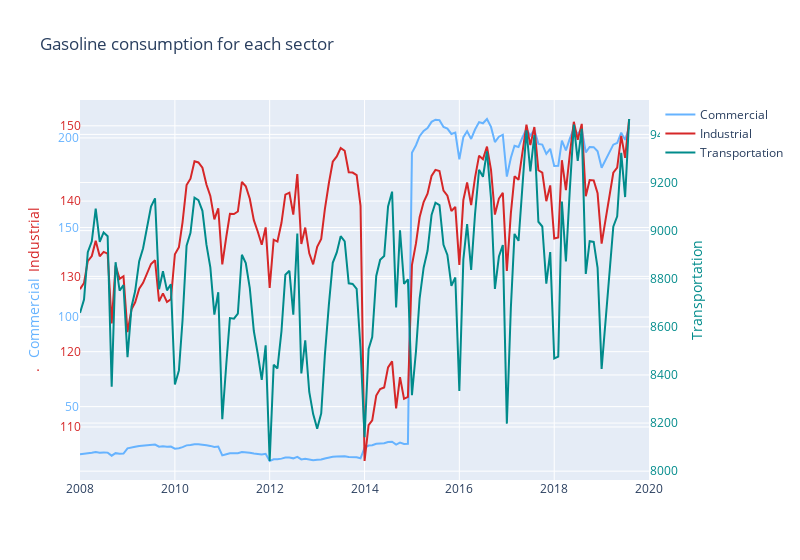

The notebook cell this image was saved under:
### Markdown cell above
## Gasoline consumption for each sector

### Code cell
fig = go.Figure()

fig.add_trace(go.Scatter(
    x=df.Date,
    y=df['Motor Gasoline Consumed by the Commercial Sector(T/ B per Day)'],
    name="Commercial",
    line_color='#66b3ff',
))


fig.add_trace(go.Scatter(
    x=df.Date,
    y=df['Motor Gasoline Consumed by the Industrial Sector(T/ B per Day)'],
    name="Industrial",
    line_color='#d62728',
    yaxis="y2"
))

fig.add_trace(go.Scatter(
    x=df.Date,
    y=df['Motor Gasoline Consumed by the Transportation Sector(T/ B per Day)'],
    name="Transportation",
    line_color='#008B8B',
    yaxis="y3"
))


# Create axis objects
fig.update_layout(
    xaxis=dict(
        domain=[0.9, 0.9]
    ),
    yaxis=dict(
        title="Commercial             .",
        titlefont=dict(
            color='#66b3ff'
        ),
        tickfont=dict(
            color='#66b3ff'
        )
    ),
    yaxis2=dict(
        title=".                        Industrial",
        titlefont=dict(
            color='#d62728'
        ),
        tickfont=dict(
            color='#d62728'
        ),
        anchor="free",
        overlaying="y",
        side="left",
        position=0.00099
    ),
    yaxis3=dict(
        title="Transportation",
        titlefont=dict(
            color='#008B8B'
        ),
        tickfont=dict(
            color='#008B8B'
        ),
        anchor="x",
        overlaying="y",
        side="right"
    )
)

# Update layout properties
fig.update_layout(xaxis_range=['2008-01-01','2020-01-01'],
    title_text="Gasoline consumption for each sector",
    width=800,
)

fig.show()

### Figure 1 — Plotly figure (JSON) as saved in the notebook; plotly's stock layout.template omitted (floating-point values rounded to 4 significant figures; data arrays with more than 128 entries replaced by an {"elided": "..."} marker saying what was removed)
{"data": [{"line": {"color": "#66b3ff"}, "name": "Commercial", "type": "scatter", "x": {"elided": "140 str values"}, "y": {"elided": "140 float values"}}, {"line": {"color": "#d62728"}, "name": "Industrial", "type": "scatter", "x": {"elided": "140 str values"}, "y": {"elided": "140 float values"}, "yaxis": "y2"}, {"line": {"color": "#008B8B"}, "name": "Transportation", "type": "scatter", "x": {"elided": "140 str values"}, "y": {"elided": "140 float values"}, "yaxis": "y3"}], "layout": {"title": {"text": "Gasoline consumption for each sector"}, "width": 800, "xaxis": {"domain": [0.9, 0.9], "range": ["2008-01-01", "2020-01-01"]}, "yaxis": {"tickfont": {"color": "#66b3ff"}, "title": {"font": {"color": "#66b3ff"}, "text": "Commercial             ."}}, "yaxis2": {"anchor": "free", "overlaying": "y", "position": 0.00099, "side": "left", "tickfont": {"color": "#d62728"}, "title": {"font": {"color": "#d62728"}, "text": ".                        Industrial"}}, "yaxis3": {"anchor": "x", "overlaying": "y", "side": "right", "tickfont": {"color": "#008B8B"}, "title": {"font": {"color": "#008B8B"}, "text": "Transportation"}}}}
